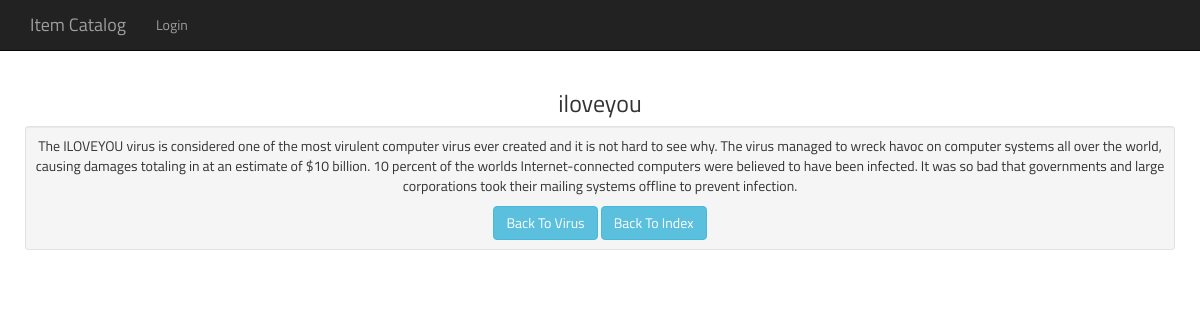
Screenshot of /category/item/1 with the database file from the repository.
### my_app/catalog/models.py (models this page shows, shortened)
class Item(Base):
    __tablename__='Item'
    id = Column(Integer, primary_key=True)
    title = Column(String(255), nullable=False)
    description = Column(String(2048), nullable=False)
    category = Column(Integer, ForeignKey('Category.id'))
    creator =  Column(Integer, ForeignKey('User.social_id'))
    creation_date = Column(DateTime, default=datetime.datetime.utcnow)

class Category(Base):
    __tablename__='Category'
    id = Column(Integer, primary_key=True)
    name = Column(String(255), nullable=False)
    description = Column(String(2048), nullable=True)

### my_app/catalog/views.py (the view)
@app.route('/category/item/<int:id>')
def item(id):
    item = db.getItemById(id=id)
    if not item:
        flash("Item you asked for does not exist.")
        return redirect('/')
    categoryName = db.getCategoryForItem(item)
    return render_template('item.html', item=item, categoryName=categoryName)

### my_app/database_operations.py (called while the page is built)
    def getItemById(self, id):
        return session.query(Item).filter_by(id=id).first()

    def getCategoryForItem(self, item):
        id = item.category
        category = session.query(Category).filter_by(id=id).first()
        if category:
            name = category.name
        else:
            name = ''
        return name

### my_app/templates/item.html (shortened to what this page needs)
{% extends 'index.html' %}
{% block container %}
<div class="top-pad">
<h3>{{ item.title }}</h3>
<div class="well well-sm">
<p>
  {{ item.description }}
</p>
<a href="{{ url_for('showItems', id=item.category) }}" class="btn btn-info"
   role="button">Back To {{ categoryName }}</a>
<a href="{{ url_for('index') }}" class="btn btn-info"
   role="button">Back To Index</a>
</div>
</div>
{% endblock %}

### my_app/static/css/main.css (style rules this page uses)
body { padding-top: 50px; }
.top-pad { padding: 20px 10px; text-align: center; }
a { text-align: center; color: blue; }
.well { margin-top: 5px; margin-bottom: 5px; }

### my_app/static/css/social_buttons.css (style rules this page uses)
body { font-family: 'Titillium Web', sans-serif; }

### rows the page displays
Item: title "iloveyou", description "The ILOVEYOU virus is considered one of the most virulent computer virus ever created and it is not hard to see why. The virus managed to wreck havoc on computer systems all over the world, causing damages totaling in at an estimate of $10 billion. 10 percent of the worlds Internet-connected computers were believed to have been infected. It was so bad that governments and large corporations took their mailing systems offline to prevent infection."
Category: name "Virus"
